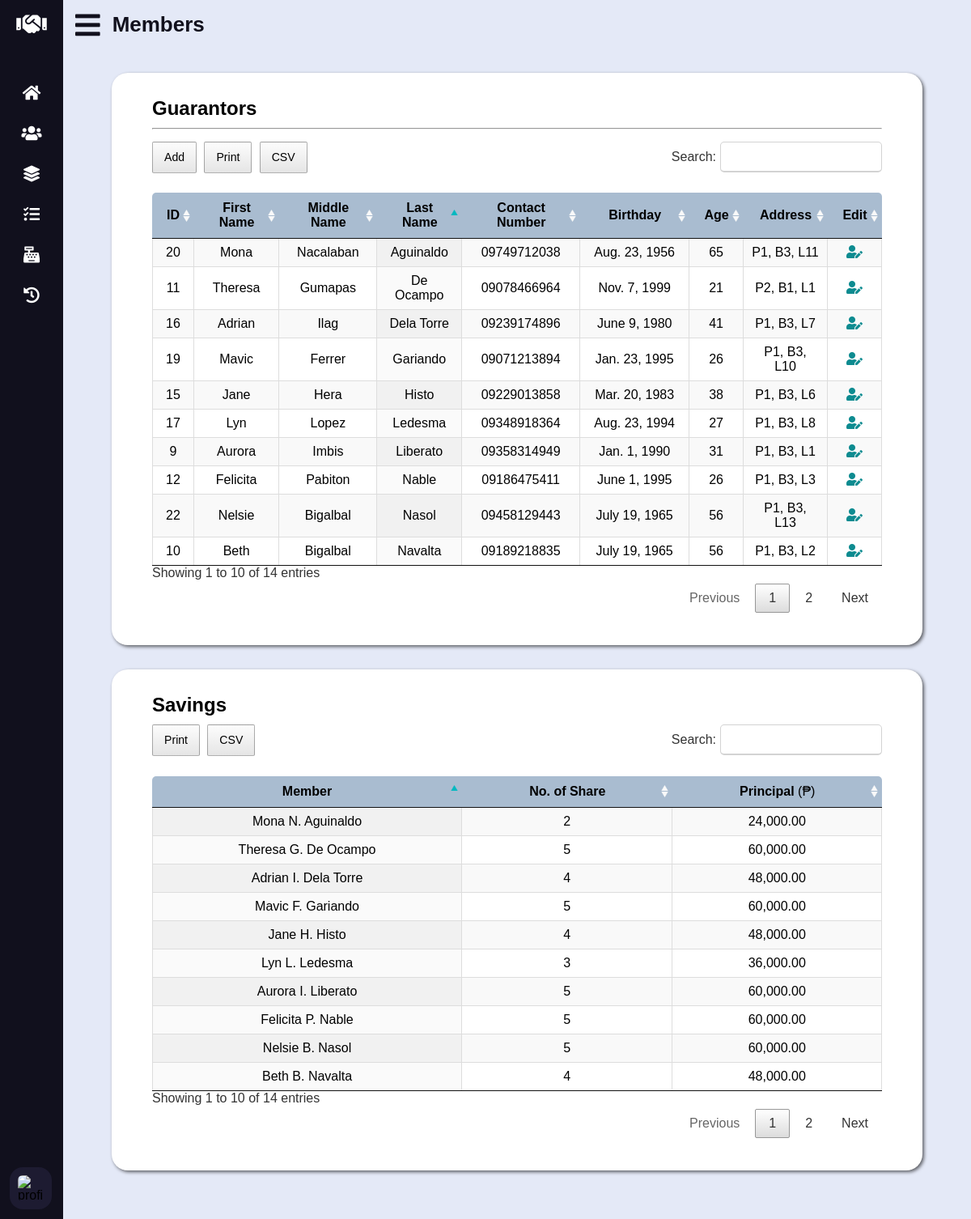
The page /members.php (signed in) on the database its author committed.
### tables this page shows
CREATE TABLE `data_subject` (
	`data_subject_id` INT UNSIGNED AUTO_INCREMENT PRIMARY KEY,
	`fname` VARCHAR(50) NOT NULL,
	`mname` VARCHAR(50) NOT NULL,
	`lname` VARCHAR(50) NOT NULL,
	`contact_no` CHAR(11) NOT NULL,
	`bday` DATE NOT NULL,
	`phase_block_lot` VARCHAR(20) NOT NULL
);

CREATE TABLE `guarantor_cycle_map` (
	`guarantor_id` INT UNSIGNED,
	`cycle_id` YEAR DEFAULT (YEAR(CURDATE())),
	`number_of_share` TINYINT NOT NULL,

	CONSTRAINT pk_guarantor_cycle_map PRIMARY KEY (`guarantor_id`, `cycle_id`),
	CONSTRAINT fk_guarantor_cycle_map_cycle FOREIGN KEY (`cycle_id`)
		REFERENCES `cycle` (`cycle_id`)
		ON UPDATE CASCADE
		ON DELETE RESTRICT,
	CONSTRAINT fk_guarantor_cycle_map_guarantor FOREIGN KEY (`guarantor_id`)
		REFERENCES `guarantor` (`guarantor_id`)
		ON UPDATE CASCADE
		ON DELETE RESTRICT
);

### lib/database-handler.php (called while the page is built, shortened)
<?php
class Database {
	private $host = DB_HOST;
	private $dbname = DB_NAME;
	private $charset = DB_CHARSET;
	private $user = DB_USER;
	private $password = DB_PASSWORD;
	private $dbh;
	private $stmt;
	public function __construct() {
		$dsn = "mysql:host=".$this->host.";charset=".$this->charset.";dbname=".$this->dbname;
		$options = array (
			PDO::ATTR_PERSISTENT => true,
			PDO::ATTR_ERRMODE => PDO::ERRMODE_EXCEPTION,
			PDO::ATTR_ORACLE_NULLS => PDO::NULL_NATURAL
		);
		try {
			$this->dbh = new PDO($dsn, $this->user, $this->password, $options);
		}
		catch (PDOException $e) {
			$this->error = $e->getMessage()." in ".$e->getFile()." on line ".$e->getLine();
			$this->terminate();
		}
	}
	public function query($query) {
		$this->stmt = $this->dbh->prepare($query);
	}
	public function bind($param, $value, $type = null) {
		if (is_null($type)) {
			switch (true) {
				default:
					$type = PDO::PARAM_STR;
			}
		}
		$this->stmt->bindValue($param, $value, $type);
	}
	public function execute($message = "", $redirect = "") {
		try {
			return $this->stmt->execute();
		}
		catch (PDOException $e) {
			$this->logFile = "../src/log.txt";
			$this->error = $e->getMessage()." in ".$e->getFile()." on line ".$e->getLine();
			$this->logError();
		}
		finally {
			if ($redirect !== "") {
				$this->confirmQuery($message, $redirect);
			}
		}
	}
	public function resultSet() {
		$this->execute();
		return $this->stmt->fetchAll(PDO::FETCH_OBJ);
	}
	public function resultSetOneColumn() {
		$this->execute();
		return $this->stmt->fetchAll(PDO::FETCH_COLUMN);
	}
	public function resultColumn() {
		$this->execute();
		return $this->stmt->fetchColumn();
	}
	public function __destruct() {
		$this->dbh = null;
	}
}

### models/Guarantor.php (called while the page is built, shortened)
<?php
class Guarantor {
	private $db;
	private $cycle;
	public function __construct() {
		$this->db = new Database();
		$cycle = new Cycle();
		$this->cycle = $cycle->getCycleId();
	}
	public function getCurrentGuarantors() {
		$this->db->query(
			"SELECT * FROM `data_subject` INNER JOIN `guarantor_cycle_map` ON `data_subject_id` = `guarantor_id` WHERE `cycle_id` = $this->cycle"
		);
		return $this->db->resultSet();
	}
	public function getSavings() {
		$this->db->query(
			"SELECT `guarantor_id`, `lname`, CONCAT(fname, ' ', LEFT(mname, 1), '. ', lname) AS `member`, `number_of_share`, `number_of_share` * `membership_fee` AS `principal` FROM `data_subject` INNER JOIN `guarantor_cycle_map` gcm ON `data_subject_id` = `guarantor_id` AND `cycle_id` = $this->cycle INNER JOIN `cycle` c ON c.`cycle_id` = gcm.`cycle_id`"
		);
		return $this->db->resultSet();
	}
}

### models/Cycle.php (called while the page is built, shortened)
<?php
class Cycle {
	private $db;
	public function __construct() {
		$this->db = new Database();
	}
	public function getCycleId() {
		if (isset($_SESSION["cycle"])) {
			$session_cycle = $_SESSION["cycle"];
			$periods = $this->getPeriods();
			if (in_array($session_cycle, $periods))
				return $session_cycle;
			else
				return $this->getLatestPeriod();
		}
	}
	public function getPeriods() {
		$this->db->query("SELECT `cycle_id` FROM `cycle`");
		return $this->db->resultSetOneColumn();
	}
}

### lib/conversion-util.php (called while the page is built, shortened)
<?php
class Converter {
	public function bdayToAge($bday) {
		$db = new Database();
		$db->query("CALL calculate_age(?, @age)");
		$db->bind(1, $bday);
		$db->execute();
		$db->query("SELECT @age");
		return $db->resultColumn();
	}
	public function shortToLongDate($date) {
		$time_stamp = strtotime($date);
		$format = "M. j, Y";
		$formatted_date = date($format, $time_stamp);
		if (strpos($formatted_date, "May") !== false)
			$formatted_date = str_replace(".", "", $formatted_date);
		else if (strpos($formatted_date, "Jun") !== false)
			$formatted_date = str_replace(".", "e", $formatted_date);
		else if (strpos($formatted_date, "Jul") !== false)
			$formatted_date = str_replace(".", "y", $formatted_date);
		return $formatted_date;
	}
}

### members.php (the view, shortened to what this page needs)
<?php
	require_once "lib/database-handler.php";
	require_once "lib/conversion-util.php";
	require_once "models/Cycle.php";
	require_once "models/Guarantor.php";
	$converter = new Converter();
	$guarantor = new Guarantor();
	$guarantors = $guarantor->getCurrentGuarantors();
	$savings = $guarantor->getSavings();
?>
<!DOCTYPE html>
<html lang="en">
<head>
	<link rel="stylesheet" type="text/css" href="css/all.min.css" />
	<link rel="stylesheet" type="text/css" href="css/datatables.min.css" />
	<link rel="stylesheet" type="text/css" href="css/tingle.min.css" />
	<link rel="stylesheet" type="text/css" href="css/style.css" />
	<link rel="stylesheet" type="text/css" href="css/vertical-nav-bar.css" />
	<link rel="stylesheet" type="text/css" href="css/tables.css" />
	<link rel="stylesheet" type="text/css" href="css/forms.css" />
	<link rel="stylesheet" type="text/css" href="css/media-queries.css" />
</head>
<body>
	<main>
		<header>
			<i class="fas fa-bars"></i>
			<h2 class="text">Members</h2>
		</header>
		<section id="guarantors">
			<h3>Guarantors</h3>
			<hr />
			<table id="guarantors-tbl" class="display cell-border" width="100%">
				<thead>
					<tr>
						<th>ID</th>
						<th>First Name</th>
						<th>Middle Name</th>
						<th>Last Name</th>
						<th>Contact Number</th>
						<th>Birthday</th>
						<th>Age</th>
						<th>Address</th>
						<th>Edit</th>
					</tr>
				</thead>
				<tbody>
					<?php foreach ($guarantors as $g): ?>
					<tr>
						<td><?php echo $g->guarantor_id; ?></td>
						<td><?php echo $g->fname; ?></td>
						<td><?php echo $g->mname; ?></td>
						<td><?php echo $g->lname; ?></td>
						<td><?php echo $g->contact_no; ?></td>
						<td><?php echo $converter->shortToLongDate($g->bday); ?></td>
						<td><?php echo $converter->bdayToAge($g->bday); ?></td>
						<td><?php echo $g->phase_block_lot; ?></td>
						<td><i class="fas fa-user-edit"></i></td>
					</tr>
					<?php endforeach; ?>
				</tbody>
			</table>
		</section>
		<section id="savings">
			<h3>Savings</h3>
			<table id="savings-tbl" class="display cell-border" width="100%">
				<thead>
					<tr>
						<th>Member</th>
						<th>No. of Share</th>
						<th>Principal <span>(&#8369;)</span></th>
					</tr>
				</thead>
				<tbody>
					<?php foreach ($savings as $s): ?>
					<tr>
						<td data-sort="<?php echo $s->lname; ?>"><?php echo $s->member; ?></td>
						<td><?php echo $s->number_of_share; ?></td>
						<td><?php echo number_format($s->principal, 2, ".", ","); ?></td>
					</tr>
					<?php endforeach; ?>
				</tbody>
			</table>
		</section>
	</main>
</body>
</html>

### css/style.css (style rules this page uses)
:root { --athens-gray: #e8e9eb; --azureish-white: #dae8f5; --blue-chill: #0d8b90; --botticelli: #d4e1ee; --chambray: #345f90; --cyan: #03b8c0; --dark-purple: #1d1b31; --eden: #0d3b4c; --light-gray: #d3d3d3; --light-steel-blue: #a9bcd0; --link-water: #e4e9f7; --persian-red: #d33333; --roman-silver: #787e87; --silver-sand: #c5c6c8; --xiketic: #11101d; }
* { box-sizing: border-box; font-family: "Poppins", sans-serif; margin: 0; padding: 0; }
html, body { height: 100%; }
main { background: var(--link-water); left: 280px; min-height: 100vh; padding-bottom: 30px; position: relative; transition: all 0.5s ease; width: calc(100% - 280px); }
main header { align-items: center; color: var(--xiketic); display: flex; font-size: 35px; height: 60px; overflow: hidden; }
main header .fa-bars { cursor: pointer; margin: 0 15px; }
h2 { font-size: 26px; font-weight: 600; }
h3 { font-size: 24px; margin: 10px 0; }
section { background-color: #fff; border-radius: 20px; box-shadow: 2px 2px 4px rgba(0, 0, 0, 0.6); margin: 30px 60px; padding: 20px 50px 40px 50px; }
hr { margin-bottom: 15px; }

### css/vertical-nav-bar.css (style rules this page uses)
nav { background: var(--xiketic); height: 100%; left: 0; position: fixed; top: 0; transition: all 0.5s ease; width: 280px; z-index: 100; }
nav.closed { width: 78px; }
nav h1 { align-items: center; display: flex; height: 60px; width: 100%; }
nav h1 .fa-handshake { color: #fff; font-size: 30px; height: 50px; line-height: 50px; min-width: 78px; text-align: center; }
nav .nav-links { height: 100%; overflow: auto; padding: 30px 0 150px 0; }
nav.closed .nav-links { overflow: visible; }
nav .nav-links li { list-style: none; position: relative; transition: all 0.4s ease; }
nav .nav-links li .parent-menu { align-items: center; display: flex; justify-content: space-between; }
nav.closed .nav-links li .parent-menu { display: block }
nav .nav-links li i { color: #fff; cursor: pointer; font-size: 20px; height: 50px; line-height: 50px; min-width: 78px; text-align: center; transition: all 0.3s ease; }
nav .nav-links li a { align-items: center; display: flex; text-decoration: none; }
nav .profile-details { align-items: center; background: var(--dark-purple); bottom: 0; display: flex; justify-content: flex-start; padding: 12px 0; position: fixed; transition: all 0.5s ease; width: 280px; }
nav.closed .profile-details { background: none; }
nav.closed .profile-details { width: 78px; }
nav .profile-details .profile-content { align-items: center; display: flex; }
nav .profile-details img { background: var(--dark-purple); border-radius: 16px; height: 52px; margin: 0 14px 0 12px; object-fit: cover; transition: all 0.5s ease; width: 52px; }
nav.closed .profile-details img { padding: 10px; }
nav.closed ~ main { left: 78px; width: calc(100% - 78px); }

### css/tables.css (style rules this page uses)
table { padding-top: 20px; text-align: center; }
table thead th { background-color: var(--light-steel-blue); font-family: "Poppins Regular", sans-serif; }
table thead th:first-child { border-radius: 5px 0 0 0; }
table thead th:last-child { border-radius: 0 5px 0 0; }
table .fas { color: var(--blue-chill); text-decoration: none; }
.fas, .far, #new-guarantor table tr:hover { cursor: pointer; }
th span { font-weight: normal; }

### rows shown on the page
data_subject: guarantor_cycle_map.guarantor_id "9", fname "Aurora", mname "Imbis", lname "Liberato", contact_no "09358314949", bday "Jan. 1, 1990", bday "31", phase_block_lot "P1, B3, L1"
data_subject: guarantor_cycle_map.guarantor_id "10", fname "Beth", mname "Bigalbal", lname "Navalta", contact_no "09189218835", bday "July 19, 1965", bday "56", phase_block_lot "P1, B3, L2"
data_subject: guarantor_cycle_map.guarantor_id "11", fname "Theresa", mname "Gumapas", lname "De Ocampo", contact_no "09078466964", bday "Nov. 7, 1999", bday "21", phase_block_lot "P2, B1, L1"
data_subject: guarantor_cycle_map.guarantor_id "12", fname "Felicita", mname "Pabiton", lname "Nable", contact_no "09186475411", bday "June 1, 1995", bday "26", phase_block_lot "P1, B3, L3"
data_subject: guarantor_cycle_map.guarantor_id "15", fname "Jane", mname "Hera", lname "Histo", contact_no "09229013858", bday "Mar. 20, 1983", bday "38", phase_block_lot "P1, B3, L6"
data_subject: guarantor_cycle_map.guarantor_id "16", fname "Adrian", mname "Ilag", lname "Dela Torre", contact_no "09239174896", bday "June 9, 1980", bday "41", phase_block_lot "P1, B3, L7"
data_subject: guarantor_cycle_map.guarantor_id "17", fname "Lyn", mname "Lopez", lname "Ledesma", contact_no "09348918364", bday "Aug. 23, 1994", bday "27", phase_block_lot "P1, B3, L8"
data_subject: guarantor_cycle_map.guarantor_id "19", fname "Mavic", mname "Ferrer", lname "Gariando", contact_no "09071213894", bday "Jan. 23, 1995", bday "26", phase_block_lot "P1, B3, L10"
data_subject: guarantor_cycle_map.guarantor_id "20", fname "Mona", mname "Nacalaban", lname "Aguinaldo", contact_no "09749712038", bday "Aug. 23, 1956", bday "65", phase_block_lot "P1, B3, L11"
data_subject: guarantor_cycle_map.guarantor_id "22", fname "Nelsie", mname "Bigalbal", lname "Nasol", contact_no "09458129443", bday "July 19, 1965", bday "56", phase_block_lot "P1, B3, L13"

### other values the page prints
$s->member "Aurora I. Liberato"
$s->number_of_share "5"
$s->principal "60,000.00"
$s->member "Beth B. Navalta"
$s->number_of_share "4"
$s->principal "48,000.00"
$s->member "Theresa G. De Ocampo"
$s->member "Felicita P. Nable"
$s->member "Jane H. Histo"
$s->member "Adrian I. Dela Torre"
$s->member "Lyn L. Ledesma"
$s->number_of_share "3"
$s->principal "36,000.00"
$s->member "Mavic F. Gariando"
$s->member "Mona N. Aguinaldo"
